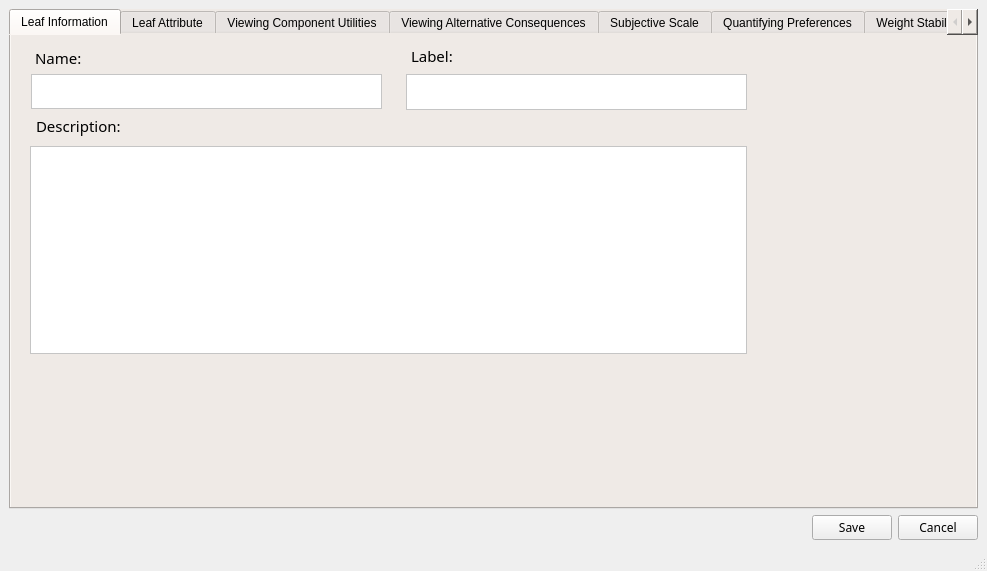
<?xml version="1.0" encoding="UTF-8"?>
<ui version="4.0">
 <class>MainWindow</class>
 <widget class="QMainWindow" name="MainWindow">
  <property name="geometry">
   <rect>
    <x>0</x>
    <y>0</y>
    <width>987</width>
    <height>571</height>
   </rect>
  </property>
  <property name="windowTitle">
   <string>nodeInformation</string>
  </property>
  <widget class="QWidget" name="centralwidget">
   <layout class="QVBoxLayout" name="verticalLayout">
    <item>
     <widget class="QTabWidget" name="tabWidgetNI">
      <property name="tabletTracking">
       <bool>false</bool>
      </property>
      <property name="styleSheet">
       <string notr="true">Background-color: #EFEAE6</string>
      </property>
      <property name="currentIndex">
       <number>0</number>
      </property>
      <widget class="QWidget" name="LeafInformation">
       <attribute name="title">
        <string>Leaf Information</string>
       </attribute>
       <widget class="QLabel" name="label_25">
        <property name="geometry">
         <rect>
          <x>24</x>
          <y>12</y>
          <width>81</width>
          <height>21</height>
         </rect>
        </property>
        <property name="font">
         <font>
          <family>Neue Haas Grotesk Text Pro Extr</family>
          <pointsize>11</pointsize>
          <weight>50</weight>
          <bold>false</bold>
         </font>
        </property>
        <property name="text">
         <string>Name:</string>
        </property>
       </widget>
       <widget class="QLabel" name="label_30">
        <property name="geometry">
         <rect>
          <x>400</x>
          <y>10</y>
          <width>61</width>
          <height>21</height>
         </rect>
        </property>
        <property name="font">
         <font>
          <family>Neue Haas Grotesk Text Pro Extr</family>
          <pointsize>11</pointsize>
          <weight>50</weight>
          <bold>false</bold>
         </font>
        </property>
        <property name="text">
         <string>Label: </string>
        </property>
       </widget>
       <widget class="QPlainTextEdit" name="textName">
        <property name="geometry">
         <rect>
          <x>20</x>
          <y>39</y>
          <width>351</width>
          <height>35</height>
         </rect>
        </property>
        <property name="font">
         <font>
          <family>Neue Haas Grotesk Text Pro Extr</family>
          <pointsize>10</pointsize>
         </font>
        </property>
        <property name="styleSheet">
         <string notr="true">background-color: #FFFFFF</string>
        </property>
       </widget>
       <widget class="QPlainTextEdit" name="textLabel">
        <property name="geometry">
         <rect>
          <x>395</x>
          <y>39</y>
          <width>341</width>
          <height>36</height>
         </rect>
        </property>
        <property name="font">
         <font>
          <family>Neue Haas Grotesk Text Pro Extr</family>
          <pointsize>10</pointsize>
         </font>
        </property>
        <property name="styleSheet">
         <string notr="true">background-color: #FFFFFF</string>
        </property>
       </widget>
       <widget class="QPlainTextEdit" name="textDescription">
        <property name="geometry">
         <rect>
          <x>19</x>
          <y>111</y>
          <width>717</width>
          <height>208</height>
         </rect>
        </property>
        <property name="font">
         <font>
          <family>Neue Haas Grotesk Text Pro Extr</family>
          <pointsize>10</pointsize>
         </font>
        </property>
        <property name="styleSheet">
         <string notr="true">background-color: #FFFFFF</string>
        </property>
       </widget>
       <widget class="QLabel" name="label_29">
        <property name="geometry">
         <rect>
          <x>25</x>
          <y>80</y>
          <width>141</width>
          <height>21</height>
         </rect>
        </property>
        <property name="font">
         <font>
          <family>Neue Haas Grotesk Text Pro Extr</family>
          <pointsize>11</pointsize>
          <weight>50</weight>
          <bold>false</bold>
         </font>
        </property>
        <property name="text">
         <string>Description:</string>
        </property>
       </widget>
      </widget>
      <widget class="QWidget" name="LeafAttribute">
       <attribute name="title">
        <string>Leaf Attribute</string>
       </attribute>
       <widget class="QRadioButton" name="radioBCont">
        <property name="geometry">
         <rect>
          <x>100</x>
          <y>11</y>
          <width>161</width>
          <height>21</height>
         </rect>
        </property>
        <property name="font">
         <font>
          <family>Neue Haas Grotesk Text Pro Extr</family>
          <pointsize>11</pointsize>
          <weight>75</weight>
          <bold>true</bold>
         </font>
        </property>
        <property name="text">
         <string>CONTINUOUS</string>
        </property>
       </widget>
       <widget class="QRadioButton" name="radioBDisc">
        <property name="geometry">
         <rect>
          <x>665</x>
          <y>11</y>
          <width>171</width>
          <height>16</height>
         </rect>
        </property>
        <property name="font">
         <font>
          <family>Neue Haas Grotesk Text Pro Extr</family>
          <pointsize>11</pointsize>
          <weight>75</weight>
          <bold>true</bold>
         </font>
        </property>
        <property name="text">
         <string>DISCRETE </string>
        </property>
       </widget>
       <widget class="QGroupBox" name="groupBox_6">
        <property name="geometry">
         <rect>
          <x>10</x>
          <y>30</y>
          <width>463</width>
          <height>422</height>
         </rect>
        </property>
        <property name="font">
         <font>
          <family>Neue Haas Grotesk Text Pro Extr</family>
          <pointsize>9</pointsize>
          <weight>50</weight>
          <bold>false</bold>
         </font>
        </property>
        <property name="styleSheet">
         <string notr="true">Background-color: #EFEAE6</string>
        </property>
        <property name="title">
         <string>Attribute</string>
        </property>
        <widget class="QLabel" name="label_31">
         <property name="geometry">
          <rect>
           <x>19</x>
           <y>152</y>
           <width>61</width>
           <height>16</height>
          </rect>
         </property>
         <property name="font">
          <font>
           <family>Neue Haas Grotesk Text Pro Extr</family>
           <pointsize>10</pointsize>
          </font>
         </property>
         <property name="text">
          <string>Units:</string>
         </property>
        </widget>
        <widget class="QLabel" name="label_32">
         <property name="geometry">
          <rect>
           <x>102</x>
           <y>307</y>
           <width>91</width>
           <height>20</height>
          </rect>
         </property>
         <property name="font">
          <font>
           <family>Neue Haas Grotesk Text Pro Extr</family>
           <pointsize>10</pointsize>
          </font>
         </property>
         <property name="text">
          <string>Min. Range</string>
         </property>
        </widget>
        <widget class="QLabel" name="label_33">
         <property name="geometry">
          <rect>
           <x>257</x>
           <y>307</y>
           <width>111</width>
           <height>20</height>
          </rect>
         </property>
         <property name="font">
          <font>
           <family>Neue Haas Grotesk Text Pro Extr</family>
           <pointsize>10</pointsize>
          </font>
         </property>
         <property name="text">
          <string>Max. Range</string>
         </property>
        </widget>
        <widget class="QPlainTextEdit" name="textMinRangeCont">
         <property name="geometry">
          <rect>
           <x>98</x>
           <y>330</y>
           <width>91</width>
           <height>33</height>
          </rect>
         </property>
         <property name="font">
          <font>
           <family>Neue Haas Grotesk Text Pro Extr</family>
           <pointsize>10</pointsize>
          </font>
         </property>
         <property name="styleSheet">
          <string notr="true">background-color: #FFFFFF</string>
         </property>
        </widget>
        <widget class="QPlainTextEdit" name="textMaxRangeCont">
         <property name="geometry">
          <rect>
           <x>259</x>
           <y>330</y>
           <width>89</width>
           <height>33</height>
          </rect>
         </property>
         <property name="font">
          <font>
           <family>Neue Haas Grotesk Text Pro Extr</family>
           <pointsize>10</pointsize>
          </font>
         </property>
         <property name="styleSheet">
          <string notr="true">background-color: #FFFFFF</string>
         </property>
        </widget>
        <widget class="QPlainTextEdit" name="textUnitsCont">
         <property name="geometry">
          <rect>
           <x>14</x>
           <y>176</y>
           <width>435</width>
           <height>101</height>
          </rect>
         </property>
         <property name="font">
          <font>
           <family>Neue Haas Grotesk Text Pro Extr</family>
           <pointsize>10</pointsize>
          </font>
         </property>
         <property name="styleSheet">
          <string notr="true">background-color: #FFFFFF</string>
         </property>
        </widget>
        <widget class="QPlainTextEdit" name="textDescCont">
         <property name="geometry">
          <rect>
           <x>14</x>
           <y>55</y>
           <width>436</width>
           <height>80</height>
          </rect>
         </property>
         <property name="font">
          <font>
           <family>Neue Haas Grotesk Text Pro Extr</family>
           <pointsize>10</pointsize>
          </font>
         </property>
         <property name="styleSheet">
          <string notr="true">background-color: #FFFFFF</string>
         </property>
        </widget>
        <widget class="QLabel" name="label_37">
         <property name="geometry">
          <rect>
           <x>20</x>
           <y>32</y>
           <width>121</width>
           <height>17</height>
          </rect>
         </property>
         <property name="font">
          <font>
           <family>Neue Haas Grotesk Text Pro Extr</family>
           <pointsize>10</pointsize>
          </font>
         </property>
         <property name="text">
          <string>Description:</string>
         </property>
        </widget>
        <widget class="QRadioButton" name="radioBMPI">
         <property name="geometry">
          <rect>
           <x>86</x>
           <y>370</y>
           <width>111</width>
           <height>20</height>
          </rect>
         </property>
         <property name="font">
          <font>
           <family>Neue Haas Grotesk Text Pro Extr</family>
          </font>
         </property>
         <property name="text">
          <string>Most prefered</string>
         </property>
        </widget>
        <widget class="QRadioButton" name="radioBMPS">
         <property name="geometry">
          <rect>
           <x>246</x>
           <y>370</y>
           <width>121</width>
           <height>20</height>
          </rect>
         </property>
         <property name="font">
          <font>
           <family>Neue Haas Grotesk Text Pro Extr</family>
          </font>
         </property>
         <property name="text">
          <string>Most prefered</string>
         </property>
        </widget>
       </widget>
       <widget class="QGroupBox" name="groupBox_7">
        <property name="geometry">
         <rect>
          <x>508</x>
          <y>31</y>
          <width>441</width>
          <height>420</height>
         </rect>
        </property>
        <property name="font">
         <font>
          <family>Neue Haas Grotesk Text Pro Extr</family>
          <pointsize>9</pointsize>
         </font>
        </property>
        <property name="styleSheet">
         <string notr="true">Background-color: #EFEAE6</string>
        </property>
        <property name="title">
         <string>Attribute</string>
        </property>
        <widget class="QLabel" name="label_38">
         <property name="geometry">
          <rect>
           <x>20</x>
           <y>144</y>
           <width>241</width>
           <height>21</height>
          </rect>
         </property>
         <property name="font">
          <font>
           <family>Neue Haas Grotesk Text Pro Extr</family>
           <pointsize>10</pointsize>
          </font>
         </property>
         <property name="text">
          <string>Number of attribute values:</string>
         </property>
        </widget>
        <widget class="QPlainTextEdit" name="textDescDisc">
         <property name="geometry">
          <rect>
           <x>15</x>
           <y>54</y>
           <width>415</width>
           <height>79</height>
          </rect>
         </property>
         <property name="font">
          <font>
           <family>Neue Haas Grotesk Text Pro Extr</family>
           <pointsize>10</pointsize>
          </font>
         </property>
         <property name="styleSheet">
          <string notr="true">background-color: #FFFFFF</string>
         </property>
        </widget>
        <widget class="QLabel" name="label_41">
         <property name="geometry">
          <rect>
           <x>20</x>
           <y>25</y>
           <width>151</width>
           <height>16</height>
          </rect>
         </property>
         <property name="font">
          <font>
           <family>Neue Haas Grotesk Text Pro Extr</family>
           <pointsize>10</pointsize>
          </font>
         </property>
         <property name="text">
          <string>Description:</string>
         </property>
        </widget>
        <widget class="QSpinBox" name="spinBoxDiscrete">
         <property name="geometry">
          <rect>
           <x>254</x>
           <y>143</y>
           <width>48</width>
           <height>24</height>
          </rect>
         </property>
         <property name="font">
          <font>
           <family>Neue Haas Grotesk Text Pro Extr</family>
           <pointsize>10</pointsize>
          </font>
         </property>
         <property name="maximum">
          <number>10</number>
         </property>
         <property name="value">
          <number>1</number>
         </property>
        </widget>
        <widget class="QTableWidget" name="tableDiscrete">
         <property name="geometry">
          <rect>
           <x>16</x>
           <y>174</y>
           <width>411</width>
           <height>231</height>
          </rect>
         </property>
         <property name="maximumSize">
          <size>
           <width>16777215</width>
           <height>16777215</height>
          </size>
         </property>
         <property name="font">
          <font>
           <family>Neue Haas Grotesk Text Pro Extr</family>
          </font>
         </property>
         <property name="frameShape">
          <enum>QFrame::StyledPanel</enum>
         </property>
         <property name="frameShadow">
          <enum>QFrame::Sunken</enum>
         </property>
         <property name="columnCount">
          <number>0</number>
         </property>
        </widget>
        <widget class="QPushButton" name="buttonEnter">
         <property name="geometry">
          <rect>
           <x>330</x>
           <y>139</y>
           <width>86</width>
           <height>27</height>
          </rect>
         </property>
         <property name="font">
          <font>
           <family>Neue Haas Grotesk Text Pro Extr</family>
           <pointsize>9</pointsize>
           <weight>75</weight>
           <bold>true</bold>
          </font>
         </property>
         <property name="text">
          <string>Enter</string>
         </property>
        </widget>
       </widget>
       <widget class="Line" name="line">
        <property name="geometry">
         <rect>
          <x>483</x>
          <y>13</y>
          <width>15</width>
          <height>434</height>
         </rect>
        </property>
        <property name="orientation">
         <enum>Qt::Vertical</enum>
        </property>
       </widget>
      </widget>
      <widget class="QWidget" name="tab_26">
       <attribute name="title">
        <string>Viewing Component Utilities</string>
       </attribute>
      </widget>
      <widget class="QWidget" name="tab_27">
       <attribute name="title">
        <string>Viewing Alternative Consequences</string>
       </attribute>
       <widget class="QTableWidget" name="tableWidgetVAC">
        <property name="geometry">
         <rect>
          <x>30</x>
          <y>130</y>
          <width>911</width>
          <height>121</height>
         </rect>
        </property>
        <property name="font">
         <font>
          <family>Neue Haas Grotesk Text Pro Extr</family>
         </font>
        </property>
       </widget>
       <widget class="QGroupBox" name="groupBoxVAC">
        <property name="geometry">
         <rect>
          <x>290</x>
          <y>40</y>
          <width>401</width>
          <height>61</height>
         </rect>
        </property>
        <property name="title">
         <string/>
        </property>
        <widget class="QRadioButton" name="radioBMaximumVAC">
         <property name="geometry">
          <rect>
           <x>270</x>
           <y>10</y>
           <width>119</width>
           <height>36</height>
          </rect>
         </property>
         <property name="font">
          <font>
           <family>Neue Haas Grotesk Text Pro Extr</family>
           <pointsize>10</pointsize>
          </font>
         </property>
         <property name="text">
          <string>Maximum</string>
         </property>
        </widget>
        <widget class="QRadioButton" name="radioBAverageVAC">
         <property name="geometry">
          <rect>
           <x>149</x>
           <y>10</y>
           <width>117</width>
           <height>36</height>
          </rect>
         </property>
         <property name="font">
          <font>
           <family>Neue Haas Grotesk Text Pro Extr</family>
           <pointsize>10</pointsize>
          </font>
         </property>
         <property name="text">
          <string>Average</string>
         </property>
        </widget>
        <widget class="QRadioButton" name="radioBMinimumVAC">
         <property name="geometry">
          <rect>
           <x>30</x>
           <y>10</y>
           <width>110</width>
           <height>36</height>
          </rect>
         </property>
         <property name="font">
          <font>
           <family>Neue Haas Grotesk Text Pro Extr</family>
           <pointsize>10</pointsize>
          </font>
         </property>
         <property name="text">
          <string>Minimum</string>
         </property>
        </widget>
       </widget>
       <widget class="QPushButton" name="pushButtonVAC">
        <property name="geometry">
         <rect>
          <x>310</x>
          <y>288</y>
          <width>366</width>
          <height>36</height>
         </rect>
        </property>
        <property name="font">
         <font>
          <family>Neue Haas Grotesk Text Pro Extr</family>
          <pointsize>9</pointsize>
         </font>
        </property>
        <property name="text">
         <string>Modify Alternative for this attribute</string>
        </property>
       </widget>
       <widget class="QGroupBox" name="groupBoxVAC_2">
        <property name="geometry">
         <rect>
          <x>180</x>
          <y>347</y>
          <width>631</width>
          <height>61</height>
         </rect>
        </property>
        <property name="font">
         <font>
          <family>Neue Haas Grotesk Text Pro Extr</family>
         </font>
        </property>
        <property name="title">
         <string/>
        </property>
        <widget class="QLabel" name="label_2">
         <property name="geometry">
          <rect>
           <x>251</x>
           <y>30</y>
           <width>181</width>
           <height>25</height>
          </rect>
         </property>
         <property name="font">
          <font>
           <family>Neue Haas Grotesk Text Pro Extr</family>
           <pointsize>8</pointsize>
           <underline>false</underline>
          </font>
         </property>
         <property name="text">
          <string> in the View menu</string>
         </property>
        </widget>
        <widget class="QLabel" name="label">
         <property name="geometry">
          <rect>
           <x>44</x>
           <y>4</y>
           <width>564</width>
           <height>32</height>
          </rect>
         </property>
         <property name="font">
          <font>
           <family>Neue Haas Grotesk Text Pro Extr</family>
           <pointsize>8</pointsize>
           <underline>false</underline>
          </font>
         </property>
         <property name="text">
          <string>Alternative consequences can be also changed by clicking the &quot;View Alt. Consequences&quot; option</string>
         </property>
        </widget>
       </widget>
      </widget>
      <widget class="QWidget" name="tab_28">
       <attribute name="title">
        <string>Subjective Scale</string>
       </attribute>
      </widget>
      <widget class="QWidget" name="tab_29">
       <attribute name="title">
        <string>Quantifying Preferences</string>
       </attribute>
      </widget>
      <widget class="QWidget" name="tab_30">
       <attribute name="title">
        <string>Weight Stability Interval</string>
       </attribute>
      </widget>
     </widget>
    </item>
    <item>
     <layout class="QHBoxLayout" name="horizontalLayout_5">
      <item>
       <spacer name="horizontalSpacer_5">
        <property name="orientation">
         <enum>Qt::Horizontal</enum>
        </property>
        <property name="sizeHint" stdset="0">
         <size>
          <width>40</width>
          <height>20</height>
         </size>
        </property>
       </spacer>
      </item>
      <item>
       <widget class="QPushButton" name="buttonApply">
        <property name="font">
         <font>
          <family>Neue Haas Grotesk Text Pro Extr</family>
          <pointsize>9</pointsize>
         </font>
        </property>
        <property name="text">
         <string>Save</string>
        </property>
       </widget>
      </item>
      <item>
       <widget class="QPushButton" name="buttonCancel">
        <property name="font">
         <font>
          <family>Neue Haas Grotesk Text Pro Extr</family>
          <pointsize>9</pointsize>
         </font>
        </property>
        <property name="text">
         <string>Cancel</string>
        </property>
       </widget>
      </item>
     </layout>
    </item>
   </layout>
  </widget>
  <widget class="QMenuBar" name="menubar">
   <property name="geometry">
    <rect>
     <x>0</x>
     <y>0</y>
     <width>987</width>
     <height>26</height>
    </rect>
   </property>
  </widget>
  <widget class="QStatusBar" name="statusbar"/>
 </widget>
 <resources/>
 <connections/>
</ui>
